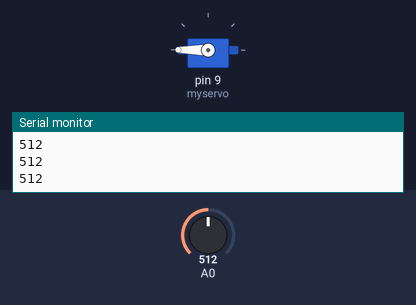
Recording of a sketch running on a simulated Arduino Uno, built with avr-gcc and run on an emulated ATmega328P. Parts: servo, the last lines printed to the serial monitor. Inputs (shaded band) come from the test bench; at power-on: A0 = 512.

Above: at 1.2 s.
1.3 s: A0 set to 665
2.8 s: A0 set to 692
At 3.7 s:
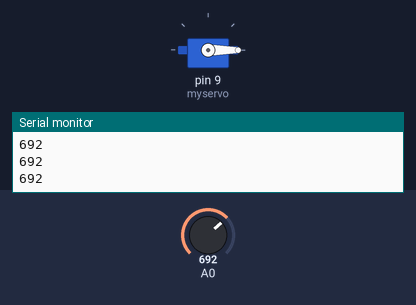
4.3 s: A0 set to 900
At 4.8 s:
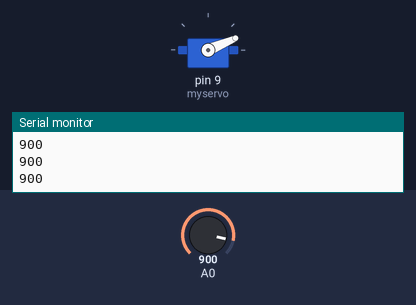
5.8 s: A0 set to 716
At 7.0 s:
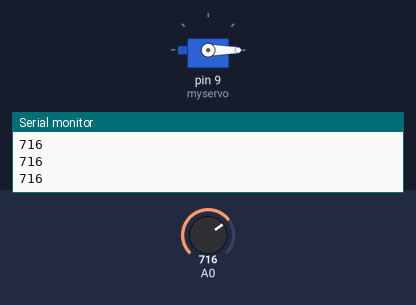
7.3 s: A0 set to 511
At 8.2 s:
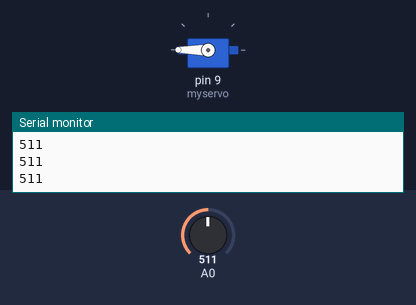
Timing chart, 0 to 9.8 s (numbered marks = the images above; inputs shaded):
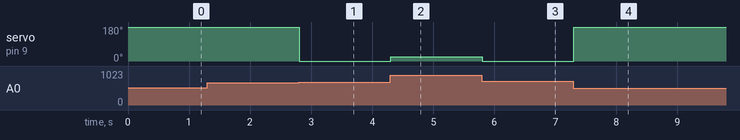

The sketch:

test1.ino
```cpp
#include <Servo.h>
Servo myservo;

void setup() {
  pinMode(A0,INPUT);
  Serial.begin(9600);
  myservo.attach(9);
}

void loop() {
  int x= analogRead(A0);
  int val= map(x,280,423,0,180);
  Serial.println(x);
  myservo.write(val);
  delay(10);
}
```

Measured:
- the behaviour switches between 677 and 678 on A0 (found by bisection; images 0 and 1)
- after the input at 2.8 s, servo on pin 9 (myservo): 180° → 0° at once
- after the input at 4.3 s, servo on pin 9 (myservo): 0° → 23° at once
- after the input at 5.8 s, servo on pin 9 (myservo): 23° → 0° at once
- after the input at 7.3 s, servo on pin 9 (myservo): 0° → 180° at once
